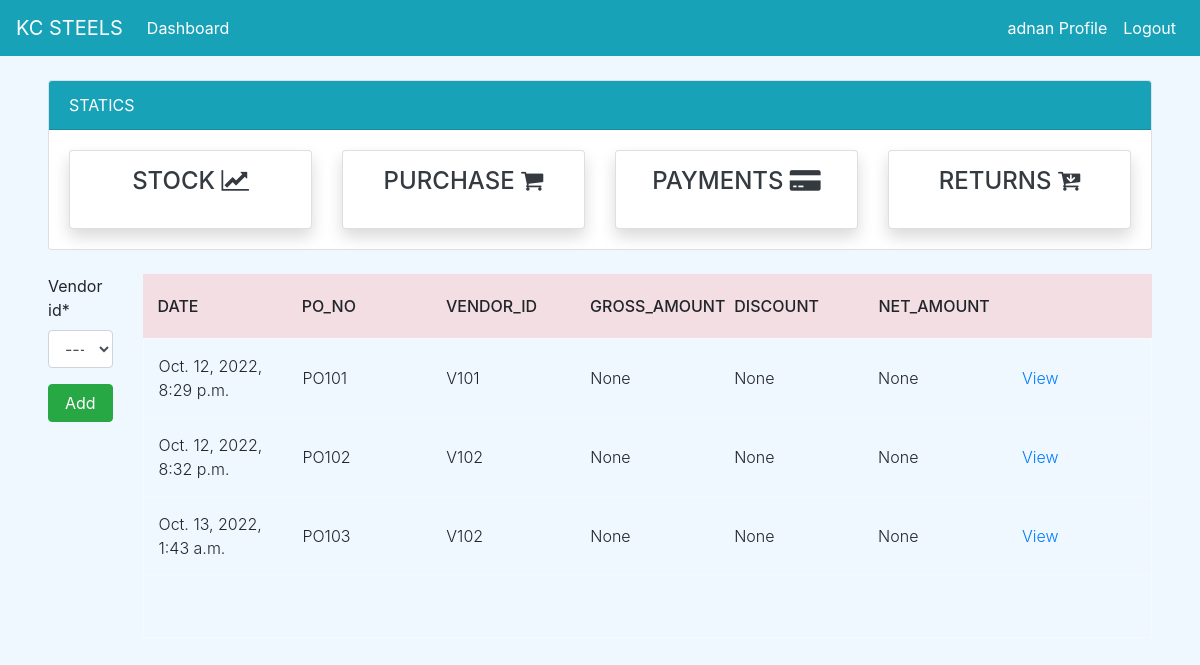
Before: /purchase/ (signed in) with the older database file.
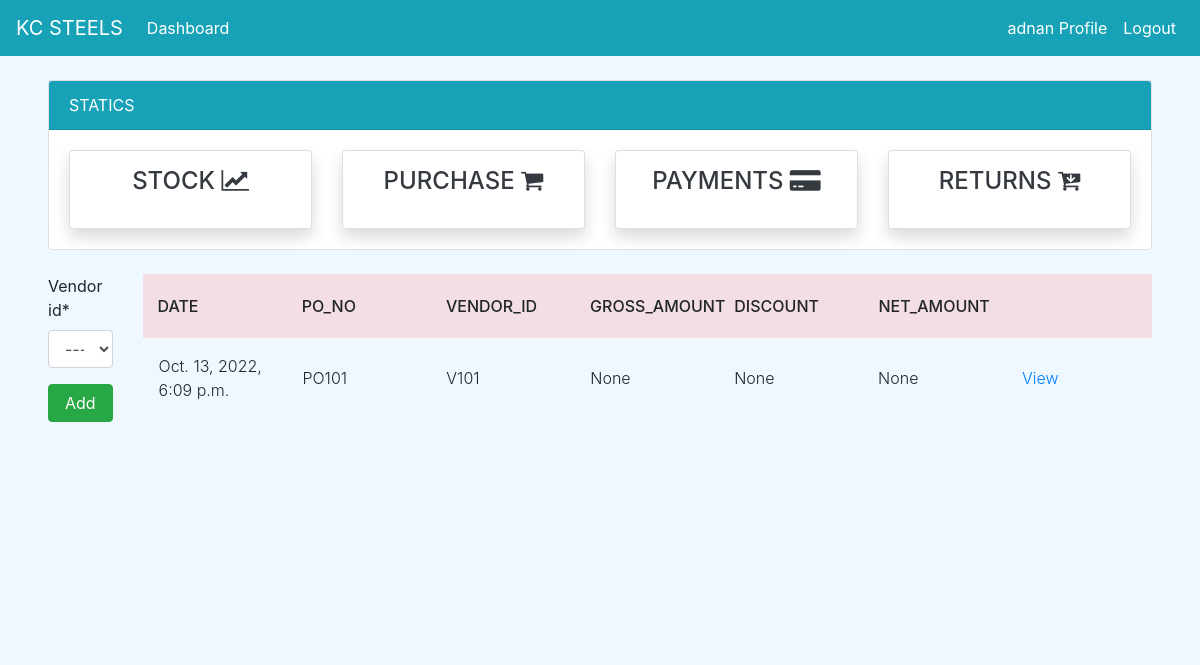
After: the same page with the newer database file.
### dashboard/models.py (models this page shows, shortened)
class Vendor(models.Model):
    vendor_no = models.IntegerField(null=True)
    vendor_id = models.CharField(max_length=100, null=True, unique=True)
    vendor_name = models.CharField(max_length=100, null=True)
    vendor_address = models.CharField(max_length=200, null=True)
    vendor_mobile = models.CharField(max_length=15,null=True)
    def __str__(self):
            return self.vendor_id

class PurchaseOrder(models.Model):
    date = models.DateTimeField(auto_now_add=True)
    po_no = models.IntegerField(null=True)
    po_number = models.CharField(max_length=100, null=True, unique=True)
    vendor_id = models.ForeignKey(Vendor, on_delete=models.CASCADE,null=True)
    gross_amount = models.IntegerField(null=True)
    discount = models.IntegerField(null=True)
    net_amount = models.IntegerField(null=True)

### dashboard/views.py (the view)
# urls.py: path('purchase/',views.purchase,name='purchase'),
@login_required
def purchase(request):
    vendors = Vendor.objects.all()
    purchase_orders = PurchaseOrder.objects.all()
    po_n = 101 if PurchaseOrder.objects.count() == 0 else PurchaseOrder.objects.aggregate(max=Max('po_no'))["max"] + 1
    if request.method == 'POST':
        form = PurchaseOrderForm(request.POST)
        ven = request.POST.get('vendor_id')
        ven1 = vendors.get(id=ven)
        if form.is_valid():
            PurchaseOrder(po_no=po_n,po_number=(f'{"PO"}{po_n}'),vendor_id=ven1).save()
            po = (f'{"PO"}{po_n}')
            ven2 = purchase_orders.values('po_number').filter(po_number=po)[0]['po_number']
            return redirect("purchase_add" ,ven2)
    else:
        form = PurchaseOrderForm
    context = {
        'purchase_orders' : purchase_orders,
        'form' : form,
    }
    return render(request, 'purchase/purchase_orders.html',context)

### templates/purchase/purchase_orders.html (shortened to what this page needs)
{% extends 'partial/base.html' %}
{% load crispy_forms_tags %}
{% block content %}
{% if user.is_authenticated and user.is_superuser %}
{% else %}
{% include 'partial/topnav_staff.html'%}
<div class="mx-5">
    <div class="row my-4">
        <div class="col-md-1">
            <form method = "POST">
                {{form|crispy}}
                <input class="btn btn-success btn-block" data-backdrop="static" type="submit" value="Add">
            </form>
        </div>
        <div class="col-md-11">
            <div class="tbl-header">
                <table cellpadding="0" cellspacing="0" border="0">
                  <thead>
                    <tr>
                      <th scope="col">Date</th>
                      <th scope="col">PO_NO</th>
                      <th scope="col">Vendor_id</th>
                      <th scope="col">Gross_amount</th>
                      <th scope="col">Discount</th>
                      <th scope="col">Net_Amount</th>
                      <th scope="col"></th>
                    </tr>
                  </thead>
                </table>
              </div>
              <div class="tbl-content">
                <table cellpadding="0" cellspacing="0" border="0">
                  <tbody>
                    {% for purchase_order in purchase_orders %}
                      <tr>
                        <td>{{ purchase_order.date }}</td>
                        <td>{{ purchase_order.po_number }}</td>
                        <td>{{ purchase_order.vendor_id }}</td>
                        <td>{{ purchase_order.gross_amount }}</td>
                        <td>{{ purchase_order.discount }}</td>
                        <td>{{ purchase_order.net_amount }}</td>
                        <td><a href="{% url 'purchase_view' purchase_order.id %}">View</a></td>
                      </tr>
                    {% endfor %}
                  </tbody>
                </table>
              </div>
        </div>
    </div>
</div
{% endif %}
{% endblock %}

### templates/partial/base.html (shortened to what this page needs)
{% load static %}
<!doctype html>
<html lang="en">
  <head>
    <link href="https://maxcdn.bootstrapcdn.com/font-awesome/4.6.0/css/font-awesome.min.css" rel="stylesheet">
    <link rel="stylesheet" href="{% static 'bootstrap.min.css' %}">
	  <link rel="stylesheet" href="{% static 'style.css' %}" />
    <link rel="stylesheet" href="{% static 'tblstyle.css' %}" />
  </head>
  <body>
    {% include 'partial/nav.html' %}
    {% block content %}
    {% endblock %}
  </body>
</html>

### templates/partial/nav.html (shortened to what this page needs)
<div class="mx-6">
	<nav class="navbar navbar-expand-lg navbar-info bg-info">
        {% if user.is_authenticated %}
            <a class="navbar-brand text-white"  href="#">KC STEELS</a>
            <div class="collapse navbar-collapse" id="navbarSupportedContent">
            <ul class="navbar-nav mr-auto">
                <li class="nav-item active">
                <a class="nav-link text-white" href="{% url 'dashboard-index' %}">Dashboard <span class="sr-only">(current)</span></a>
				</li>
            </ul>
			<ul class="navbar-nav ml-auto">
                <li class="nav-item active">
                <a class="nav-link text-white" data-toggle="modal" data-target="#viewP-{{ user.id}}"> {{ user.username }} Profile <span class="sr-only">(current)</span></a>
                </li>
                <li class="nav-item">
                <a class="nav-link text-white" href="{% url 'user-logout' %}">Logout</a>
                </li>
            </ul>
        {% endif %}
      </nav>
</div>

### templates/partial/topnav_staff.html (shortened to what this page needs)
{% if user.is_authenticated %}
	<div class="mx-5">
        <div class="row mt-4">
            <div class="col-md-12">
				<div class="card">
					<div class="card-header bg-info text-white">
						STATICS
					</div>
					<div class="card-body">
						<div class="row">
							<div class="col-md-3">
								<a class="text-decoration-none text-dark" href="{% url 'stock' %}">
									<div class="card my-card shadow text-center p-3">
										<h4>STOCK <i class="fa fa-line-chart"></i></h4>
									</div>
								</a>
							</div>
							<div class="col-md-3">
								<a class="text-decoration-none text-dark" href="{% url 'purchase' %}">
									<div class="card my-card shadow text-center p-3">
										<h4>PURCHASE <i class="fa fa-shopping-cart"></i></h4>
									</div>
								</a>
							</div>
							<div class="col-md-3">
								<a class="text-decoration-none text-dark" href="#">
									<div class="card my-card shadow text-center p-3">
										<h4>PAYMENTS <i class="fa fa-credit-card-alt"></i></h4>
									</div>
								</a>
							</div>
							<div class="col-md-3">
								<a class="text-decoration-none text-dark" href="#">
									<div class="card my-card shadow text-center p-3">
										<h4>RETURNS <i class="fa fa-cart-arrow-down"></i></h4>
									</div>
								</a>
							</div>
						</div>
					</div>
				</div>
			</div>
		</div>
        </div>
{% else %}
<h1>hwllo</h1>
{% endif %}

### static/style.css (style rules this page uses)
body { background-color: aliceblue; }

### static/tblstyle.css (style rules this page uses)
table { width:100%; table-layout: fixed; }
.tbl-header { background-color: rgba(243, 162, 162, 0.3); }
.tbl-content { height:300px; overflow-x:auto; margin-top: 0px; border: 1px solid rgba(255,255,255,0.3); }
th { padding: 20px 15px; text-align: left; font-weight: 500; text-transform: uppercase; }
td { padding: 15px; text-align: left; vertical-align:middle; font-weight: 300; border-bottom: solid 1px rgba(255,255,255,0.1); }

Changed rows visible on the page:
removed PurchaseOrder: date "Oct. 12, 2022, 8:29 p.m.", po_number "PO101", vendor_id "V101", gross_amount "None", discount "None", net_amount "None"
removed PurchaseOrder: date "Oct. 12, 2022, 8:32 p.m.", po_number "PO102", vendor_id "V102", gross_amount "None", discount "None", net_amount "None"
removed PurchaseOrder: date "Oct. 13, 2022, 1:43 a.m.", po_number "PO103", vendor_id "V102", gross_amount "None", discount "None", net_amount "None"
added PurchaseOrder: date "Oct. 13, 2022, 6:09 p.m.", po_number "PO101", vendor_id "V101", gross_amount "None", discount "None", net_amount "None"
